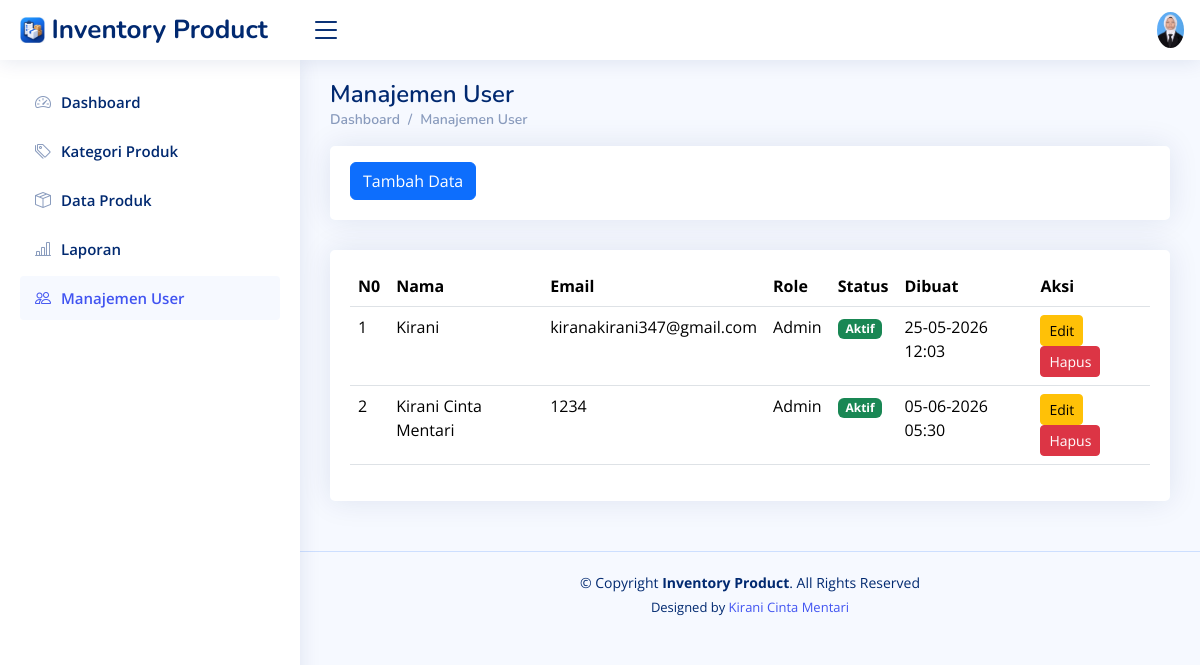
/users.php (signed in), run on the app's committed database.
### tables this page shows
CREATE TABLE `users` (
  `id` int NOT NULL,
  `name` varchar(100) DEFAULT NULL,
  `email` varchar(100) DEFAULT NULL,
  `password` varchar(255) DEFAULT NULL,
  `role` enum('admin','staff') DEFAULT 'staff',
  `is_active` tinyint(1) DEFAULT '1',
  `created_at` timestamp NOT NULL DEFAULT CURRENT_TIMESTAMP
);

### users.php (the view, shortened to what this page needs)
<!DOCTYPE html>
<html lang="en">
<head>
  <link href="assets/vendor/bootstrap/css/bootstrap.min.css" rel="stylesheet">
  <link href="assets/vendor/bootstrap-icons/bootstrap-icons.css" rel="stylesheet">
  <link href="assets/vendor/boxicons/css/boxicons.min.css" rel="stylesheet">
  <link href="assets/vendor/quill/quill.snow.css" rel="stylesheet">
  <link href="assets/vendor/quill/quill.bubble.css" rel="stylesheet">
  <link href="assets/vendor/remixicon/remixicon.css" rel="stylesheet">
  <link href="assets/vendor/simple-datatables/style.css" rel="stylesheet">
  <link href="assets/css/style.css" rel="stylesheet">
</head>
<body>
 <header id="header" class="header fixed-top d-flex align-items-center">
<div class="d-flex align-items-center justify-content-between">
  <a href="index.php" class="logo d-flex align-items-center">
    <img src="assets/img/logoweb.jpeg" alt="">
    <span class="d-none d-lg-block">Inventory Product</span>
  </a>
  <i class="bi bi-list toggle-sidebar-btn"></i>
</div>
<nav class="header-nav ms-auto">
  <ul class="d-flex align-items-center">
    <li class="nav-item dropdown pe-3">
      <a
        class="nav-link nav-profile d-flex align-items-center pe-0"
        href="#"
        data-bs-toggle="dropdown">
        <img
        src="assets/img/fotoprofil.jpeg"
        alt="Profile"
        class="rounded-circle"></a>
    </li>
  </ul>
</nav>
</header>
  <aside id="sidebar" class="sidebar">
    <ul class="sidebar-nav" id="sidebar-nav">
      <li class="nav-item">
        <a class="nav-link collapsed" href="index.php">
          <i class="bi bi-speedometer2"></i>
          <span>Dashboard</span>
        </a>
      </li>
      <li class="nav-item">
        <a class="nav-link collapsed" href="kategori_produk.php">
          <i class="bi bi-tags"></i>
          <span>Kategori Produk</span>
        </a>
      </li>
      <li class="nav-item">
        <a class="nav-link collapsed" href="produk.php">
          <i class="bi bi-box-seam"></i>
          <span>Data Produk</span>
        </a>
      </li>
      <li class="nav-item">
        <a class="nav-link collapsed" href="laporan.php">
          <i class="bi bi-bar-chart-line"></i>
          <span>Laporan</span>
        </a>
      </li>
      <li class="nav-item">
        <a class="nav-link " href="users.php">
          <i class="bi bi-people"></i>
          <span>Manajemen User</span>
        </a>
      </li>
    </ul>
  </aside>
  <main id="main" class="main">
    <div class="pagetitle">
      <h1>Manajemen User</h1>
      <nav>
        <ol class="breadcrumb">
          <li class="breadcrumb-item"><a href="index.php">Dashboard</a></li>
          <li class="breadcrumb-item">Manajemen User</li>
        </ol>
      </nav>
    </div>
    <div class="row">
      <div class="col-lg-12">
      <div class="card">
            <div class="card-body mt-3">
              <a href="t_user.php" class="btn btn-primary">Tambah Data</a>
            </div>
          </div>
        </div>
     </div>
    <section class="section">
      <div class="row">
        <div class="col-lg-12">
          <div class="card">
            <div class="card-body mt-3">
              <table class="table datatable">
                <thead>
                  <tr>
                    <th scope="col">N0</th>
                    <th scope="col">Nama</th>
                    <th scope="col">Email</th>
                    <th scope="col">Role</th>
                    <th scope="col">Status</th>
                    <th scope="col">Dibuat</th>
                    <th scope="col">Aksi</th>
                  </tr>
                </thead>
                <tbody>
                  <?php
                  include "koneksi.php";
                  $no = 1;
                  $sql = mysqli_query($conn, "SELECT * FROM users");
                  while ($data = mysqli_fetch_array($sql)) {
                  ?>
                    <tr>
                      <td><?php echo $no++; ?></td>
                      <td><?php echo $data['name']; ?></td>
                      <td><?php echo $data['email']; ?></td>
                      <td><?php echo ucfirst($data['role']); ?></td>
                      <td>
                        <?php
                        if ($data['is_active'] == 1) {
                          echo '<span class="badge bg-success">Aktif</span>';
                        } else {
                          echo '<span class="badge bg-danger">Nonaktif</span>';
                        }
                        ?>
                      </td>
                      <td><?php echo date('d-m-Y H:i', strtotime($data['created_at'])); ?></td>
                      <td>
                        <a href="e_user.php?id=<?php echo $data['id']; ?>" class="btn btn-warning btn-sm">Edit</a>
                        <a href="h_user.php?id=<?php echo $data['id']; ?>"
                        class="btn btn-danger btn-sm"
                        onclick="return confirm('Apakah Anda yakin ingin menghapus user ini?')">
                        Hapus
                      </a>
                    </td>
                  </tr>
                 <?php } ?>
                </tbody>
              </table>
            </div>
          </div>
        </div>
      </div>
    </section>
  </main>
  <footer id="footer" class="footer">
    <div class="copyright">
      &copy; Copyright <strong><span>Inventory Product</span></strong>. All Rights Reserved
    </div>
    <div class="credits">
      Designed by <a href="https://bootstrapmade.com/">Kirani Cinta Mentari</a>
    </div>
  </footer>
</body>
</html>

### assets/css/style.css (style rules this page uses)
:root { scroll-behavior: smooth; }
body { font-family: "Open Sans", sans-serif; background: #f6f9ff; color: #444444; }
a { color: #4154f1; text-decoration: none; }
h1, h2, h3, h4, h5, h6 { font-family: "Nunito", sans-serif; }
#main { margin-top: 60px; padding: 20px 30px; transition: all 0.3s; }
.pagetitle { margin-bottom: 10px; }
.pagetitle h1 { font-size: 24px; margin-bottom: 0; font-weight: 600; color: #012970; }
.card { margin-bottom: 30px; border: none; border-radius: 5px; box-shadow: 0px 0 30px rgba(1, 41, 112, 0.1); }
.card-body { padding: 0 20px 20px 20px; }
.breadcrumb { font-size: 14px; font-family: "Nunito", sans-serif; color: #899bbd; font-weight: 600; }
.breadcrumb a { color: #899bbd; transition: 0.3s; }
.breadcrumb .breadcrumb-item::before { color: #899bbd; }
.logo { line-height: 1; }
@media (min-width: 1200px) { .logo { width: 280px; } }
.logo img { max-height: 26px; margin-right: 6px; }
.logo span { font-size: 26px; font-weight: 700; color: #012970; font-family: "Nunito", sans-serif; }
.header { transition: all 0.5s; z-index: 997; height: 60px; box-shadow: 0px 2px 20px rgba(1, 41, 112, 0.1); background-color: #fff; padding-left: 20px; }
.header .toggle-sidebar-btn { font-size: 32px; padding-left: 10px; cursor: pointer; color: #012970; }
.header-nav ul { list-style: none; }
.header-nav>ul { margin: 0; padding: 0; }
.header-nav .nav-profile { color: #012970; }
.header-nav .nav-profile img { max-height: 36px; }
.sidebar { position: fixed; top: 60px; left: 0; bottom: 0; width: 300px; z-index: 996; transition: all 0.3s; padding: 20px; overflow-y: auto; scrollbar-width: thin; scrollbar-color: #aab7cf transparent; box-shadow: 0px 0px 20px rgba(1, 41, 112, 0.1); background-color: #fff; }
@media (min-width: 1200px) { #main, #footer { margin-left: 300px; } }
.sidebar-nav { padding: 0; margin: 0; list-style: none; }
.sidebar-nav li { padding: 0; margin: 0; list-style: none; }
.sidebar-nav .nav-item { margin-bottom: 5px; }
.sidebar-nav .nav-link { display: flex; align-items: center; font-size: 15px; font-weight: 600; color: #4154f1; transition: 0.3; background: #f6f9ff; padding: 10px 15px; border-radius: 4px; }
.sidebar-nav .nav-link i { font-size: 16px; margin-right: 10px; color: #4154f1; }
.sidebar-nav .nav-link.collapsed { color: #012970; background: #fff; }
.sidebar-nav .nav-link.collapsed i { color: #899bbd; }
.footer { padding: 20px 0; font-size: 14px; transition: all 0.3s; border-top: 1px solid #cddfff; }
.footer .copyright { text-align: center; color: #012970; }
.footer .credits { padding-top: 5px; text-align: center; font-size: 13px; color: #012970; }

### data on the page
users: name "Kirani", email "kiranakirani347@gmail.com", role "Admin", is_active "Aktif", created_at "25-05-2026 12:03"
users: name "Kirani Cinta Mentari", email "1234", role "Admin", is_active "Aktif", created_at "05-06-2026 05:30"
